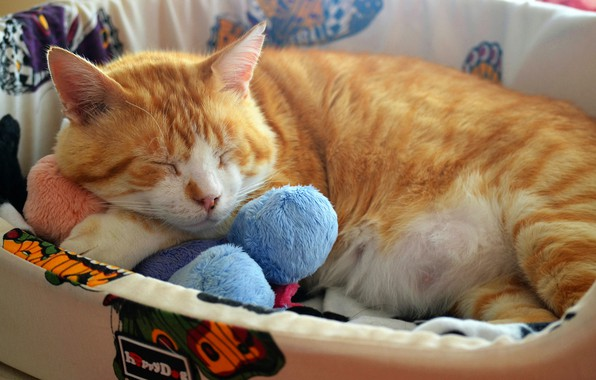
#> input picture HW-1/cat2.jpg, 596 x 380 px
$ python HW1.py
#> lines starting #> are read from the running program, lines starting #| are printed output that depends on the picture
# -*- coding: utf-8 -*-
"""
@name-surname: Nur Sultan BOLEL
@number: 152120151022
"""
import numpy as np
import matplotlib.pyplot as plt
from skimage import color
import imageio
import cv2

def showImage(A):
#'''
#    This function is used to show an image on Concole screen in Spyder.
#        Args:
#        A: is an image which will shown on Concole screen in Spyder.
#'''
    imgplot = plt.imshow(A)
    plt.show()

def imageHalf(A):
#'''
#    This function is used to reduce size of an image by 0.5
#        Args:
#        A: is an image which will resized.
#
#        Returns:
#        Resized image A
#'''
    A = np.float32(A)
    h,w,d=A.shape
    h=int(h/2)
    w=int(w/2)
    Half_Image = np.arange(h*w*d).reshape(h, w, d)

    for i in range(h):
        for j in range(w):
            Half_Image[i,j,:]=(A[2*i,2*j]+A[(2*i)+1,2*j]+A[2*i,(2*j)+1]+A[(2*i)+1,(2*j)+1])/4

    return Half_Image


def createOutput(A,tl,tr,bl,br):
#'''
#    This function is used to concat of 4 images.
#
#        Args:
#        A: it is output image which will include 4 image
#        tl: top left image
#        tr: top right image
#        bl: bottom left
#        br: bottom right
#
#        Returns:
#        concatted image
#'''
    h,w,d = A.shape
    border1 = int(h/2)
    border2 = int(w/2)
    A[0:border1,0:border2,:] = tl[:,:,:]
    A[0:border1,border2:w,:] = tr[:,:,:]
    A[border1:h,0:border2,:] = bl[:,:,:]
    A[border1:h,border2:w,:] = br[:,:,:]
    return A

#'''
#    Main function which tests the functions.
#'''
if __name__ == '__main__':

    #cat1.jpg - cat2.jpg
    orginal_Image = imageio.imread('cat2.jpg')
#> orginal_Image is the input picture: shape (380, 596, 3); mean R, G, B 142.8, 118, 93.7
    h,w,d = orginal_Image.shape
#> h = 380; w = 596; d = 3
    output_Image = np.arange(h*w*d).reshape(h, w, d)

    print ('#################\n# ORGINAL IMAGE #\n#################')
    showImage(orginal_Image)
    print("Shape of Image:")
    print(orginal_Image.shape)
#| (380, 596, 3)

    print ('#######################\n# HALF RATIO OF IMAGE #\n#######################')
    i_Half = imageHalf(orginal_Image)
    showImage(i_Half)
    print("Shape of Image:")
    print(i_Half.shape)
#| (190, 298, 3)

    h,w,d = i_Half.shape
#> h = 190; w = 298
    i_Green = np.arange(h*w*d).reshape(h, w, d)
    i_Value = np.arange(h*w*d).reshape(h, w, d)
    i_Hue = np.arange(h*w*d).reshape(h, w, d)

    print ('########################\n# GREEN SCALE OF IMAGE #\n########################')
    i_Green = i_Half.copy()
    i_Green[:,:,1] = 255
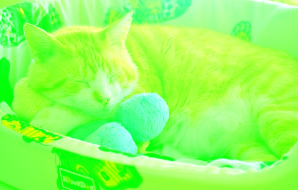
#> i_Green: shape (190, 298, 3) int64; mean R, G, B 142.4, 255, 93.3
    showImage(i_Green)
    print("Shape of Image:")
    print(i_Green.shape)
#| (190, 298, 3)

    print ('########################\n# VALUE SCALE OF IMAGE #\n########################')
    i_HSV = cv2.cvtColor(orginal_Image,cv2.COLOR_RGB2HSV)
#> i_HSV: shape (380, 596, 3); mean H, S, V 32.6, 107.6, 148.2
    i_HSV = imageHalf(i_HSV)
#> after the loop in imageHalf (call 2), `for i in range(h):`:
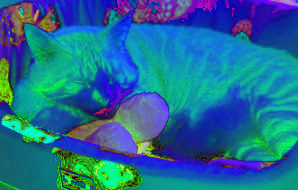
#> Half_Image: shape (190, 298, 3) int64; mean R, G, B 32.3, 107.2, 147.8
    i_HSV[:,:,2] = 255
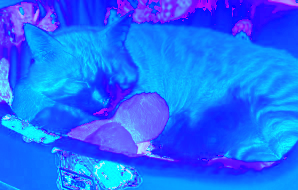
#> i_HSV: shape (190, 298, 3) int64; mean R, G, B 32.3, 107.2, 255
    showImage(i_HSV)
    print("Shape of Image:")
    print(i_HSV.shape)
#| (190, 298, 3)

    orginal_Image = orginal_Image.astype(np.uint8)
    print ('##########################\n# HUE SCALE OF IMAGE #\n##########################')
    i_HLS = cv2.cvtColor(orginal_Image,cv2.COLOR_RGB2HLS)
#> i_HLS: shape (380, 596, 3); mean of channels 0, 1, 2 32.6, 118.3, 88.2
    i_HLS = imageHalf(i_HLS)
#> after the loop in imageHalf (call 3), `for i in range(h):`:
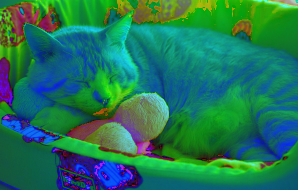
#> Half_Image: shape (190, 298, 3) int64; mean R, G, B 32.4, 118, 87.9
    i_HLS[:,:,0] = 255
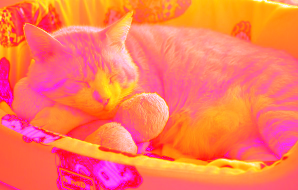
#> i_HLS: shape (190, 298, 3) int64; mean R, G, B 255, 118, 87.9
    showImage(i_HLS)
    print("Shape of Image:")
    print(i_HLS.shape)
#| (190, 298, 3)

    print ('################\n# OUTPUT IMAGE #\n################')
    output_Image = createOutput(output_Image,i_Half,i_Green,i_HSV,i_HLS)
#> in createOutput, `A[border1:h,0:border2,:] = bl[:,:,:]`:
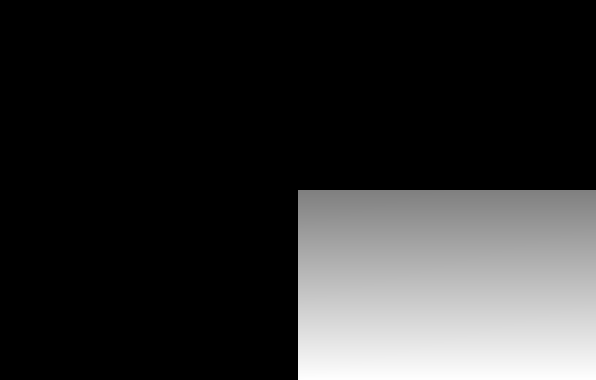
#> A: shape (380, 596, 3) int64; mean R, G, B 127585.7, 127626.6, 127617.3; drawn with min black and max white
    output_Image = output_Image.astype(np.uint8)
    showImage(output_Image)
    print("Shape of Image:")
    print(output_Image.shape)
#| (380, 596, 3)

    imageio.imwrite('savedCatImage.jpg', output_Image)
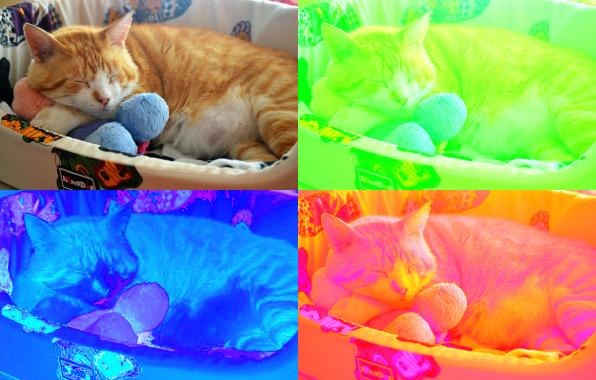
#> saved as savedCatImage.jpg: shape (380, 596, 3); mean R, G, B 142.4, 149, 131.6

$ run again, with HW-1/cat1.jpg copied over HW-1/cat2.jpg
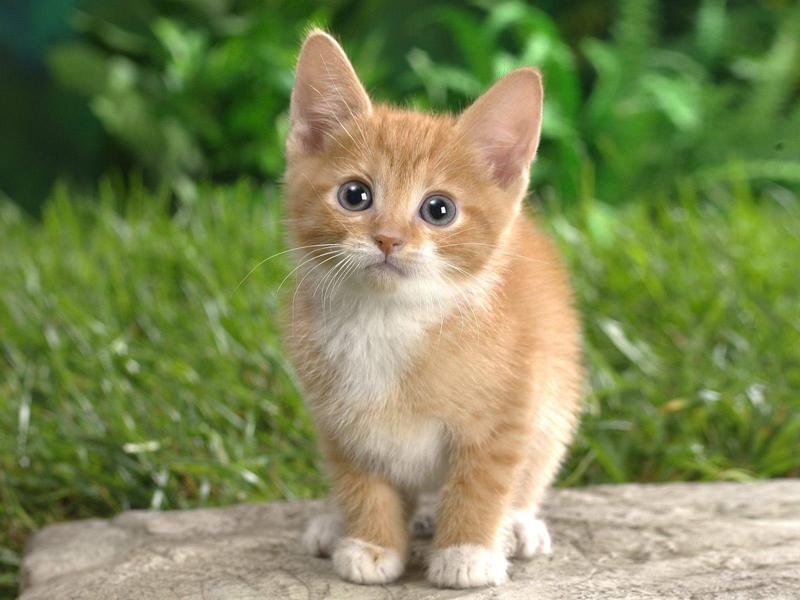
#> input picture HW-1/cat1.jpg, 800 x 600 px
#> orginal_Image is the input picture: shape (600, 800, 3); mean R, G, B 125.8, 136, 85.7
#| (600, 800, 3)
#| (300, 400, 3)
#| (300, 400, 3)
#| (300, 400, 3)
#> `i_HLS[:,:,0] = 255`:
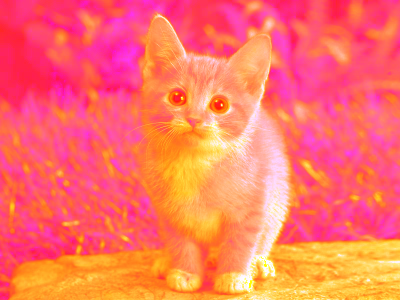
#> i_HLS: shape (300, 400, 3) int64; mean R, G, B 255, 114.9, 101.2
#| (300, 400, 3)
#> in createOutput, `A[border1:h,border2:w,:] = br[:,:,:]`:
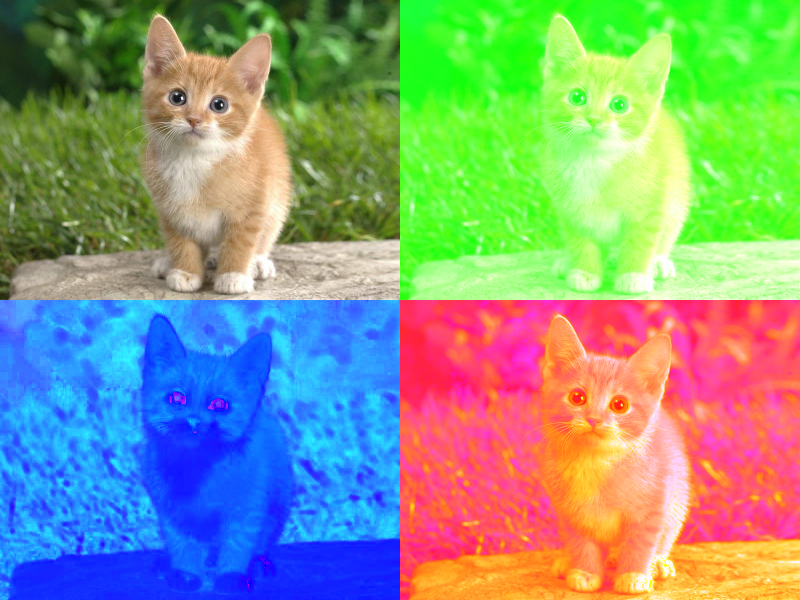
#> A: shape (600, 800, 3) int64; mean R, G, B 135.1, 155.4, 131.7
#| (600, 800, 3)
